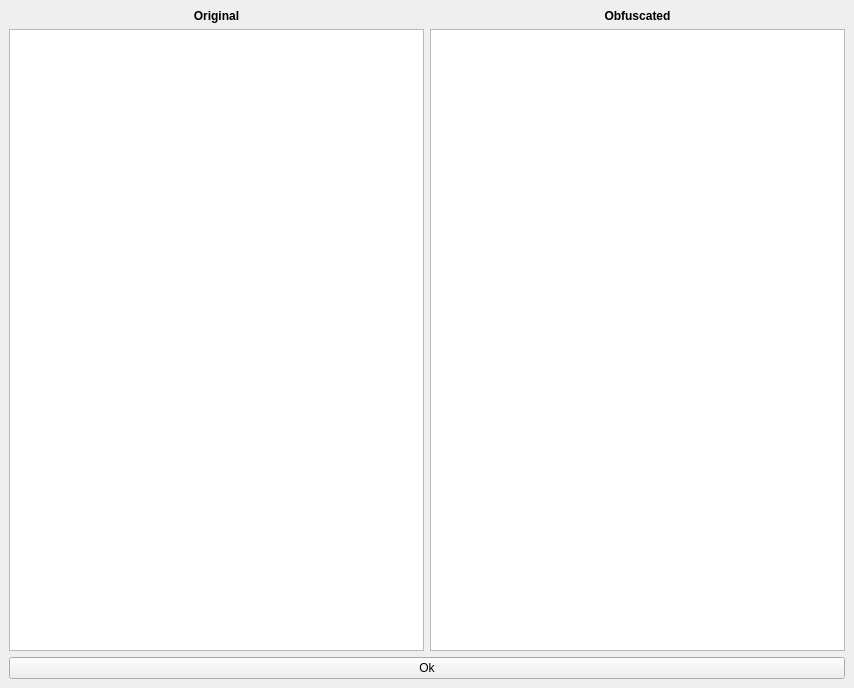
<?xml version="1.0" encoding="UTF-8"?>
<ui version="4.0">
 <class>MainWindow</class>
 <widget class="QMainWindow" name="MainWindow">
  <property name="geometry">
   <rect>
    <x>0</x>
    <y>0</y>
    <width>854</width>
    <height>688</height>
   </rect>
  </property>
  <property name="windowTitle">
   <string>Comparing Code</string>
  </property>
  <widget class="QWidget" name="centralwidget">
   <layout class="QGridLayout" name="gridLayout">
    <item row="0" column="0">
     <widget class="QLabel" name="beforeLabel">
      <property name="font">
       <font>
        <weight>75</weight>
        <bold>true</bold>
       </font>
      </property>
      <property name="text">
       <string>Original</string>
      </property>
      <property name="alignment">
       <set>Qt::AlignCenter</set>
      </property>
     </widget>
    </item>
    <item row="0" column="1">
     <widget class="QLabel" name="afterLabel">
      <property name="font">
       <font>
        <weight>75</weight>
        <bold>true</bold>
       </font>
      </property>
      <property name="text">
       <string>Obfuscated</string>
      </property>
      <property name="alignment">
       <set>Qt::AlignCenter</set>
      </property>
     </widget>
    </item>
    <item row="1" column="0" colspan="2">
     <layout class="QHBoxLayout" name="horizontalLayout">
      <item>
       <widget class="QTextEdit" name="beforeEdit"/>
      </item>
      <item>
       <widget class="QTextEdit" name="afterMiddle"/>
      </item>
     </layout>
    </item>
    <item row="2" column="0" colspan="2">
     <widget class="QPushButton" name="popoutOkButton">
      <property name="text">
       <string>Ok</string>
      </property>
     </widget>
    </item>
   </layout>
  </widget>
 </widget>
 <resources/>
 <connections/>
</ui>
